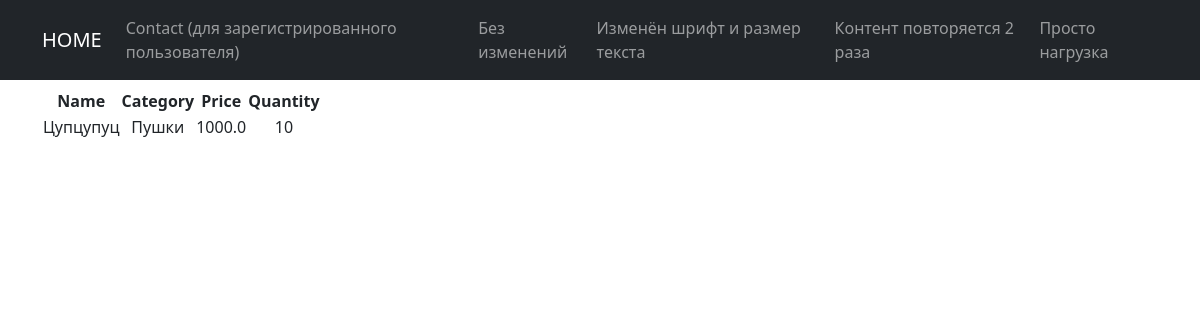
Screenshot of /products/13/ with the database file from the repository.
### simpleapp/models.py (models this page shows, shortened)
class Product(models.Model):
    name = models.CharField(max_length=50, unique=True)
    description = models.TextField()
    quantity = models.IntegerField(validators=[MinValueValidator(0)])
    category = models.ForeignKey(to='Category', on_delete=models.CASCADE, related_name='products')
    price = models.FloatField(validators=[MinValueValidator(0.0)])

class Category(models.Model):
    name = models.CharField(max_length=50, unique=True)

### simpleapp/views.py (the view)
# urls.py: path('<int:pk>/', ProductDetailView.as_view(), name='product_detail'),  # Ссылка на детали товара
class ProductDetailView(DetailView):
    template_name = 'sample_app/product_detail.html'
    queryset = Product.objects.all()

### templates/sample_app/product_detail.html (shortened to what this page needs)
{% extends 'flatpages/default.html' %}
{% block content %}
<table>
    <thead>
        <th>
            Name
        </th>
        <th>
            Category
        </th>
        <th>
            Price
        </th>
        <th>
            Quantity
        </th>
    </thead>
    <tr>
        <td>
            {{ product.name|title }}
        </td>
        <td>
            {{ product.category.name|title }}
        </td>
        <td>
            {{ product.price }}
        </td>
        <td>
            {{ product.quantity }}
        </td>
    </tr>
</table>
{% endblock content %}

### rows the page displays
Product: name "Цупцупуц", category.name "Пушки", price "1000.0", quantity "10"
